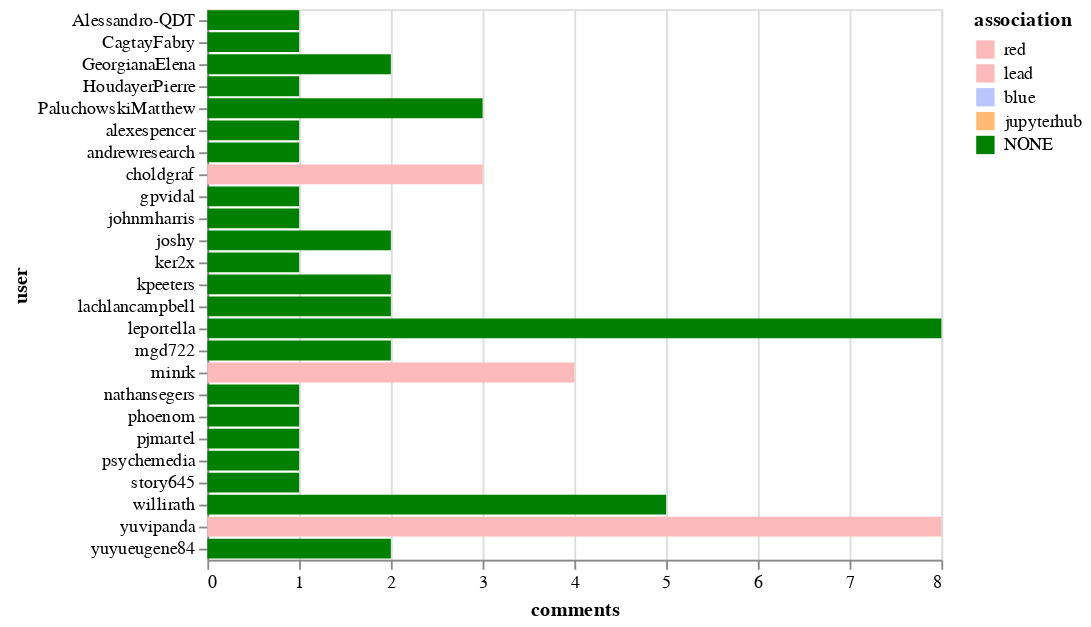

Notebook code cell kept with this figure:
### Markdown cell above
## Top commenters

### Code cell
alt.Chart(top_commenters).mark_bar().encode(
    x='comments',
    y='user',
    color=alt.Color('association', sort=["CONTRIBUTOR", "MEMBER", "NONE"], scale=color_scale)
)

### Figure 1 — Vega-Lite specification as saved in the notebook (floating-point values rounded to 4 significant figures)
{"$schema": "https://vega.github.io/schema/vega-lite/v2.6.0.json", "config": {"view": {"height": 300, "width": 400}}, "data": {"name": "data-b23f75b0bac2e14a18c6bc9641cfb3fa"}, "datasets": {"data-b23f75b0bac2e14a18c6bc9641cfb3fa": [{"association": "NONE", "comments": 8, "user": "leportella"}, {"association": "red", "comments": 8, "user": "yuvipanda"}, {"association": "NONE", "comments": 5, "user": "willirath"}, {"association": "lead", "comments": 4, "user": "minrk"}, {"association": "NONE", "comments": 3, "user": "PaluchowskiMatthew"}, {"association": "red", "comments": 3, "user": "choldgraf"}, {"association": "NONE", "comments": 2, "user": "yuyueugene84"}, {"association": "NONE", "comments": 2, "user": "GeorgianaElena"}, {"association": "NONE", "comments": 2, "user": "joshy"}, {"association": "NONE", "comments": 2, "user": "lachlancampbell"}, {"association": "NONE", "comments": 2, "user": "kpeeters"}, {"association": "NONE", "comments": 2, "user": "mgd722"}, {"association": "NONE", "comments": 1, "user": "nathansegers"}, {"association": "NONE", "comments": 1, "user": "ker2x"}, {"association": "NONE", "comments": 1, "user": "phoenom"}, {"association": "NONE", "comments": 1, "user": "johnmharris"}, {"association": "NONE", "comments": 1, "user": "gpvidal"}, {"association": "NONE", "comments": 1, "user": "pjmartel"}, {"association": "NONE", "comments": 1, "user": "andrewresearch"}, {"association": "NONE", "comments": 1, "user": "alexespencer"}, {"association": "NONE", "comments": 1, "user": "psychemedia"}, {"association": "NONE", "comments": 1, "user": "HoudayerPierre"}, {"association": "NONE", "comments": 1, "user": "story645"}, {"association": "NONE", "comments": 1, "user": "CagtayFabry"}, {"association": "NONE", "comments": 1, "user": "Alessandro-QDT"}]}, "encoding": {"color": {"field": "association", "scale": {"domain": ["red", "lead", "blue", "jupyterhub", "NONE"], "range": ["#fdbaba", "#fdbaba", "#bac5fd", "#ffbb74", "green"]}, "sort": ["CONTRIBUTOR", "MEMBER", "NONE"], "type": "nominal"}, "x": {"field": "comments", "type": "quantitative"}, "y": {"field": "user", "type": "nominal"}}, "mark": "bar"}
